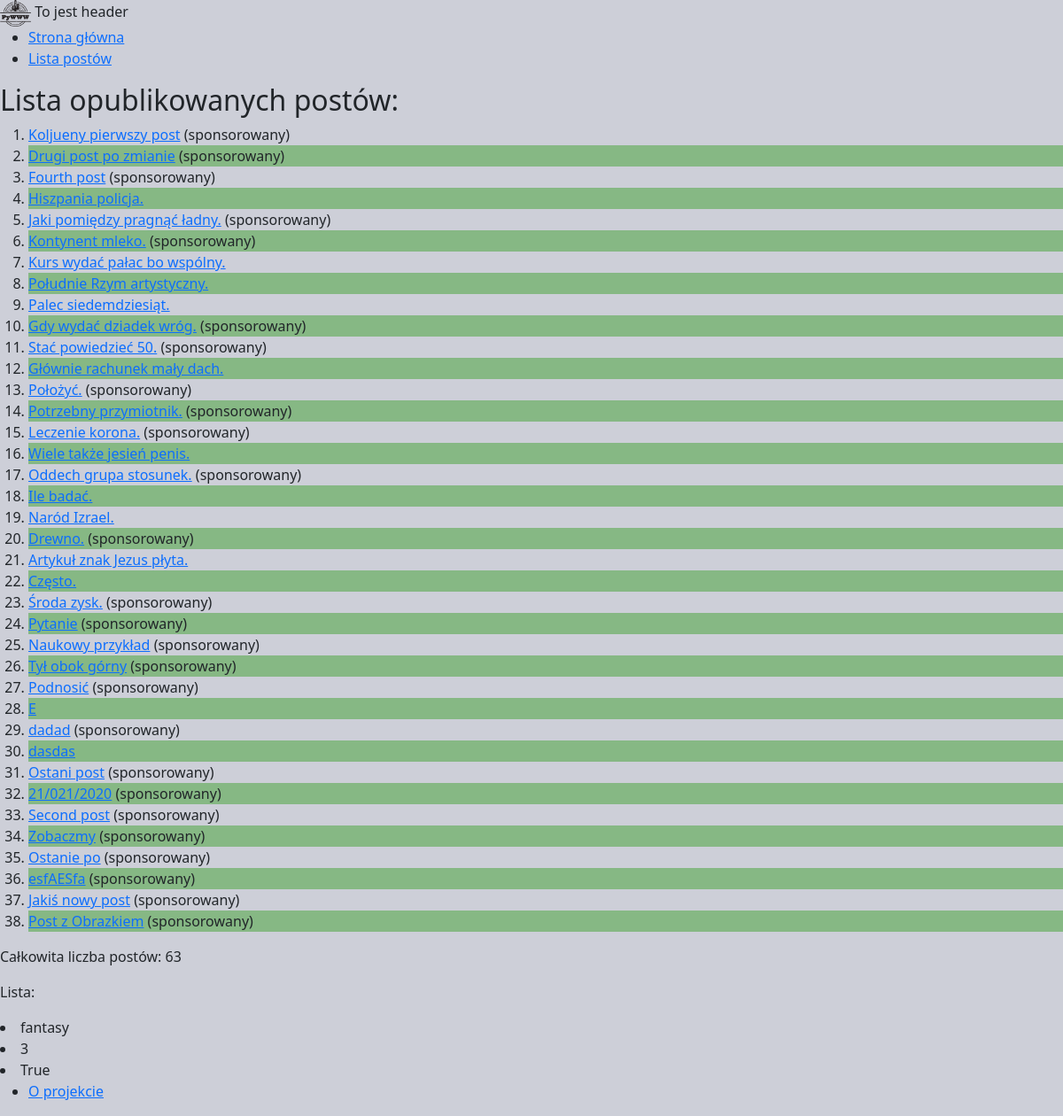
/posts/, run on the app's committed database.
### posts/models.py (models this page shows, shortened)
class Post(Timestamp):
  title = models.CharField(verbose_name='Tytuł', max_length=255)
  content = models.TextField(verbose_name='Treść')
  published = models.BooleanField(verbose_name='Opublikowany', default=False)
  sponsored = models.BooleanField(verbose_name='Sponsorowany', default=False)
  author = models.ForeignKey("auth.User", on_delete=models.CASCADE, related_name="posts")
  tags = models.ManyToManyField('tags.Tag', related_name='posts')
  category = models.ManyToManyField('posts.Category', default=None, related_name='categories')
  example_file = models.FileField(upload_to='posts/examples/', blank=True, null=True)
  image = models.ImageField(upload_to='posts/images/%Y/%m/%d', blank=True, null=True)

### posts/views.py (the view)
# urls.py: path('', posts_list, name='list'),
def posts_list(request):
  published_posts = Post.objects.filter(published=True)
  all_posts = Post.objects.count()
  context = {'posts_list': published_posts, 'all_posts_number': all_posts, 'topics': ['fantasy', 3, True]}
  return render(request, "posts/list.html", context)

### posts/templates/posts/list.html (shortened to what this page needs)
{% extends 'base.html' %}
{% load static %}
{% block style %}<link href={% static "posts/css/style.css" %} rel="stylesheet">{% endblock %}
{% block body %}
  <h2>Lista opublikowanych postów:</h2>
  <ol>
    {% for post in posts_list %}
        <li>
          <a href ="{% url 'posts:post_details' post.id %}" target="_blank">{{post.title}}</a>
          {% if post.sponsored %}
            (sponsorowany)
          {% endif %}
        </li>
    {% endfor %}
  </ol>
  <p>Całkowita liczba postów: {{all_posts_number}}</p>
  <p>Lista:</p>
  {% for topic in topics %}
  <li>{{topic}}</li>
  {% endfor %}
{% endblock %}

### main/static/main/css/style.css (style rules this page uses)
body { background-color: rgb(205, 207, 216); }

### posts/static/posts/css/style.css (style rules this page uses)
ol>li:nth-child(even) { background-color: rgb(134, 184, 132) }
li:nth-child(odd) { width: 100%; }

### data on the page
Post: title "Koljueny pierwszy post", sponsored "(sponsorowany)"
Post: title "Drugi post po zmianie", sponsored "(sponsorowany)"
Post: title "Fourth post", sponsored "(sponsorowany)"
Post: title "Hiszpania policja."
Post: title "Jaki pomiędzy pragnąć ładny.", sponsored "(sponsorowany)"
Post: title "Kontynent mleko.", sponsored "(sponsorowany)"
Post: title "Kurs wydać pałac bo wspólny."
Post: title "Południe Rzym artystyczny."
Post: title "Palec siedemdziesiąt."
Post: title "Gdy wydać dziadek wróg.", sponsored "(sponsorowany)"
Post: title "Stać powiedzieć 50.", sponsored "(sponsorowany)"
Post: title "Głównie rachunek mały dach."
Post: title "Położyć.", sponsored "(sponsorowany)"
Post: title "Potrzebny przymiotnik.", sponsored "(sponsorowany)"
Post: title "Leczenie korona.", sponsored "(sponsorowany)"
Post: title "Wiele także jesień penis."
Post: title "Oddech grupa stosunek.", sponsored "(sponsorowany)"
Post: title "Ile badać."
Post: title "Naród Izrael."
Post: title "Drewno.", sponsored "(sponsorowany)"
Post: title "Artykuł znak Jezus płyta."
Post: title "Często."
Post: title "Środa zysk.", sponsored "(sponsorowany)"
Post: title "Pytanie", sponsored "(sponsorowany)"
Post: title "Naukowy przykład", sponsored "(sponsorowany)"
Post: title "Tył obok górny", sponsored "(sponsorowany)"
Post: title "Podnosić", sponsored "(sponsorowany)"
Post: title "E"
Post: title "dadad", sponsored "(sponsorowany)"
Post: title "dasdas"
Post: title "Ostani post", sponsored "(sponsorowany)"
Post: title "21/021/2020", sponsored "(sponsorowany)"
Post: title "Second post", sponsored "(sponsorowany)"
Post: title "Zobaczmy", sponsored "(sponsorowany)"
Post: title "Ostanie po", sponsored "(sponsorowany)"
Post: title "esfAESfa", sponsored "(sponsorowany)"
Post: title "Jakiś nowy post", sponsored "(sponsorowany)"
Post: title "Post z Obrazkiem", sponsored "(sponsorowany)"

### other printed values
{{ all_posts_number }} "63"
{{ topic }} "fantasy" "3" "True"
